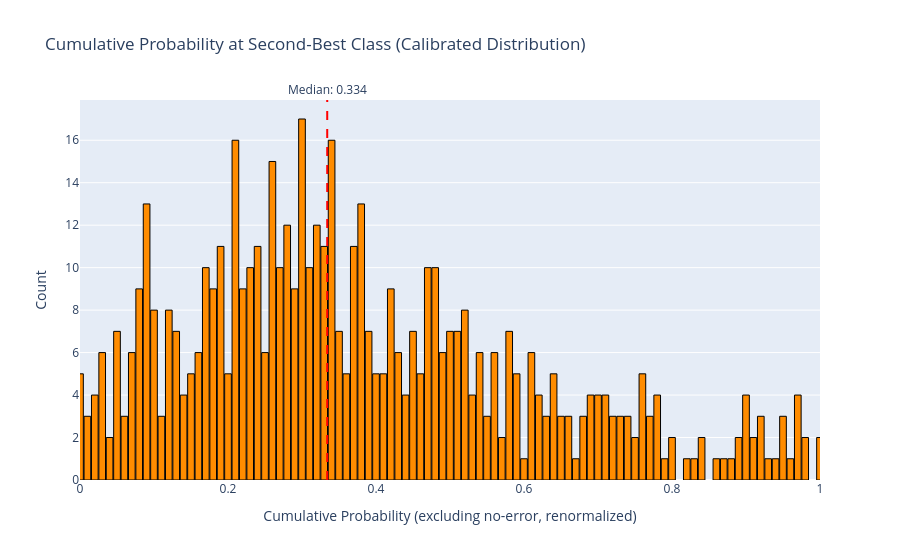

Notebook source saved alongside this figure:
### Code cell
# ==============================================================================
# Second-Best Class: Cumulative Probability (Calibrated, Excluding No-Error)
# ==============================================================================

# For each shot, compute the cumulative probability at the second-best class's rank
# using a calibrated distribution that excludes the no-error case (error_index=0)

second_best_cumprob = []

for shot_id, group in df_results.groupby("shot_id"):
    # Sort by LLR to find the second-smallest
    sorted_by_llr = group.sort_values("fixed_llr")
    if len(sorted_by_llr) >= 2:
        second_best_row = sorted_by_llr.iloc[1]
        second_best_rank = int(second_best_row["error_rank"])
        
        # Create calibrated distribution: exclude no-error case and renormalize
        error_classes = group[group["error_index"] != 0].copy()
        total_error_prob = error_classes["error_prob"].sum()
        error_classes["calibrated_prob"] = error_classes["error_prob"] / total_error_prob
        
        # Recompute ranks within the error-only distribution
        error_classes = error_classes.sort_values("calibrated_prob", ascending=False)
        error_classes["calibrated_rank"] = range(len(error_classes))
        
        # Find the second-best class in the calibrated distribution
        second_best_calibrated = error_classes[error_classes["error_index"] == second_best_row["error_index"]]
        
        if len(second_best_calibrated) > 0:
            calibrated_rank = int(second_best_calibrated["calibrated_rank"].iloc[0])
            # Cumulative probability: sum of calibrated probs for ranks 0 to calibrated_rank
            cumulative_prob = error_classes[error_classes["calibrated_rank"] <= calibrated_rank]["calibrated_prob"].sum()
            
            second_best_cumprob.append({
                "shot_id": shot_id,
                "original_rank": second_best_rank,
                "calibrated_rank": calibrated_rank,
                "cumulative_prob": cumulative_prob,
            })

df_second_best_cumprob = pd.DataFrame(second_best_cumprob)

# Print summary statistics
print("=" * 60)
print("SECOND-BEST CLASS: CALIBRATED CUMULATIVE PROBABILITY")
print("(Excluding no-error case, renormalized)")
print("=" * 60)
print(f"\nNumber of shots: {len(df_second_best_cumprob)}")

print(f"\nCumulative probability statistics:")
print(f"  Mean:   {df_second_best_cumprob['cumulative_prob'].mean():.4f}")
print(f"  Median: {df_second_best_cumprob['cumulative_prob'].median():.4f}")
print(f"  Std:    {df_second_best_cumprob['cumulative_prob'].std():.4f}")
print(f"  Min:    {df_second_best_cumprob['cumulative_prob'].min():.4f}")
print(f"  Max:    {df_second_best_cumprob['cumulative_prob'].max():.4f}")

# Create visualization: histogram
fig = go.Figure()

fig.add_trace(go.Histogram(
    x=df_second_best_cumprob["cumulative_prob"],
    nbinsx=100,
    marker=dict(color="darkorange", line=dict(width=1, color="black")),
    hovertemplate="Cumulative Prob: %{x:.3f}<br>Count: %{y}<extra></extra>",
))

# Add a vertical line at the median
median_cumprob = df_second_best_cumprob["cumulative_prob"].median()
fig.add_vline(
    x=median_cumprob,
    line_dash="dash",
    line_color="red",
    annotation_text=f"Median: {median_cumprob:.3f}",
    annotation_position="top",
)

fig.update_layout(
    title="Cumulative Probability at Second-Best Class (Calibrated Distribution)",
    xaxis_title="Cumulative Probability (excluding no-error, renormalized)",
    xaxis=dict(range=[0, 1]),
    yaxis_title="Count",
    bargap=0.1,
)

fig.show()

### Figure 1 — Plotly figure (JSON) as saved in the notebook; plotly's stock layout.template omitted (floating-point values rounded to 4 significant figures; data arrays with more than 128 entries replaced by an {"elided": "..."} marker saying what was removed)
{"data": [{"hovertemplate": "Cumulative Prob: %{x:.3f}<br>Count: %{y}<extra></extra>", "marker": {"color": "darkorange", "line": {"color": "black", "width": 1}}, "nbinsx": 100, "type": "histogram", "x": {"elided": "562 float values"}}], "layout": {"annotations": [{"showarrow": false, "text": "Median: 0.334", "x": 0.3341, "xanchor": "center", "xref": "x", "y": 1, "yanchor": "bottom", "yref": "y domain"}], "bargap": 0.1, "shapes": [{"line": {"color": "red", "dash": "dash"}, "type": "line", "x0": 0.3341, "x1": 0.3341, "xref": "x", "y0": 0, "y1": 1, "yref": "y domain"}], "title": {"text": "Cumulative Probability at Second-Best Class (Calibrated Distribution)"}, "xaxis": {"range": [0, 1], "title": {"text": "Cumulative Probability (excluding no-error, renormalized)"}}, "yaxis": {"title": {"text": "Count"}}}}
